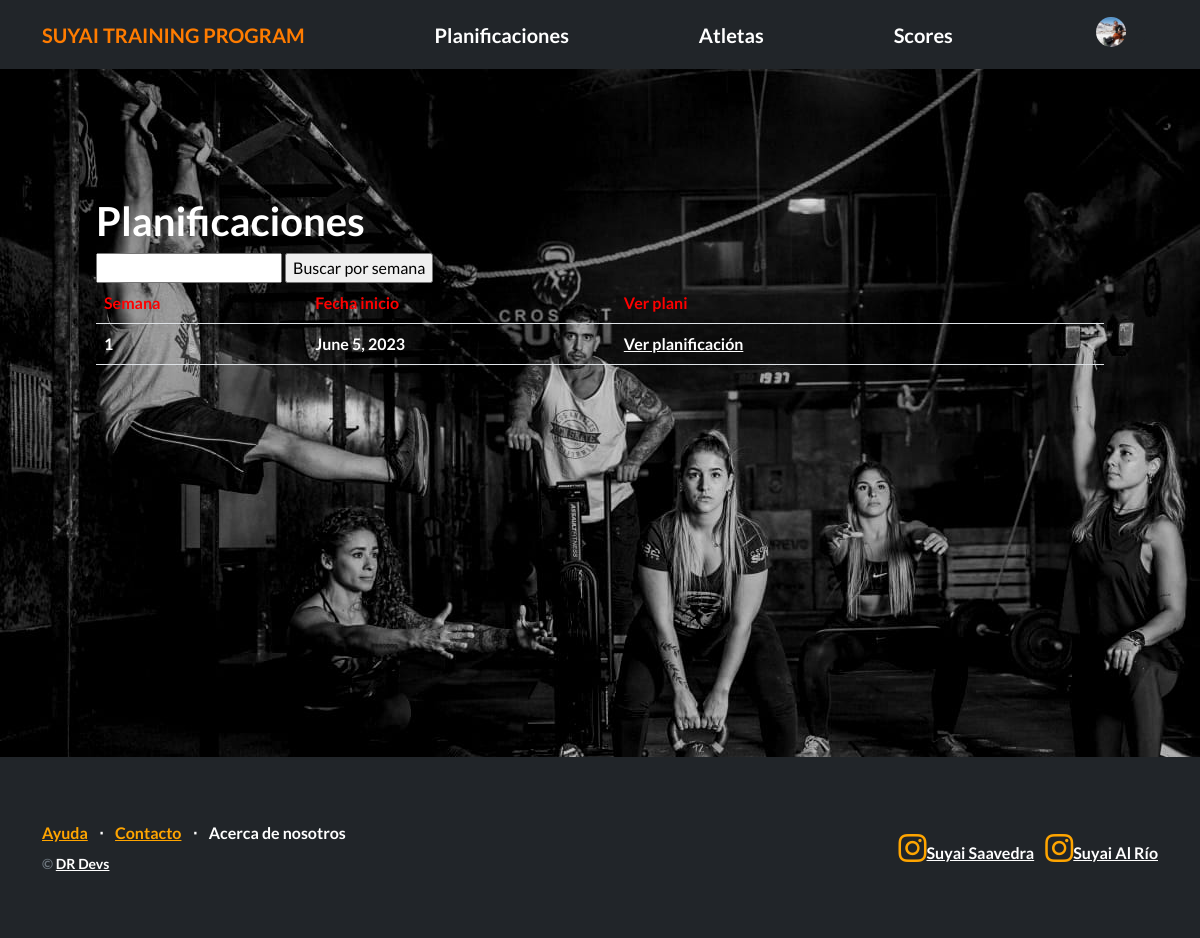
The app's page /atletas/listar_planificaciones/ (signed in), older data.
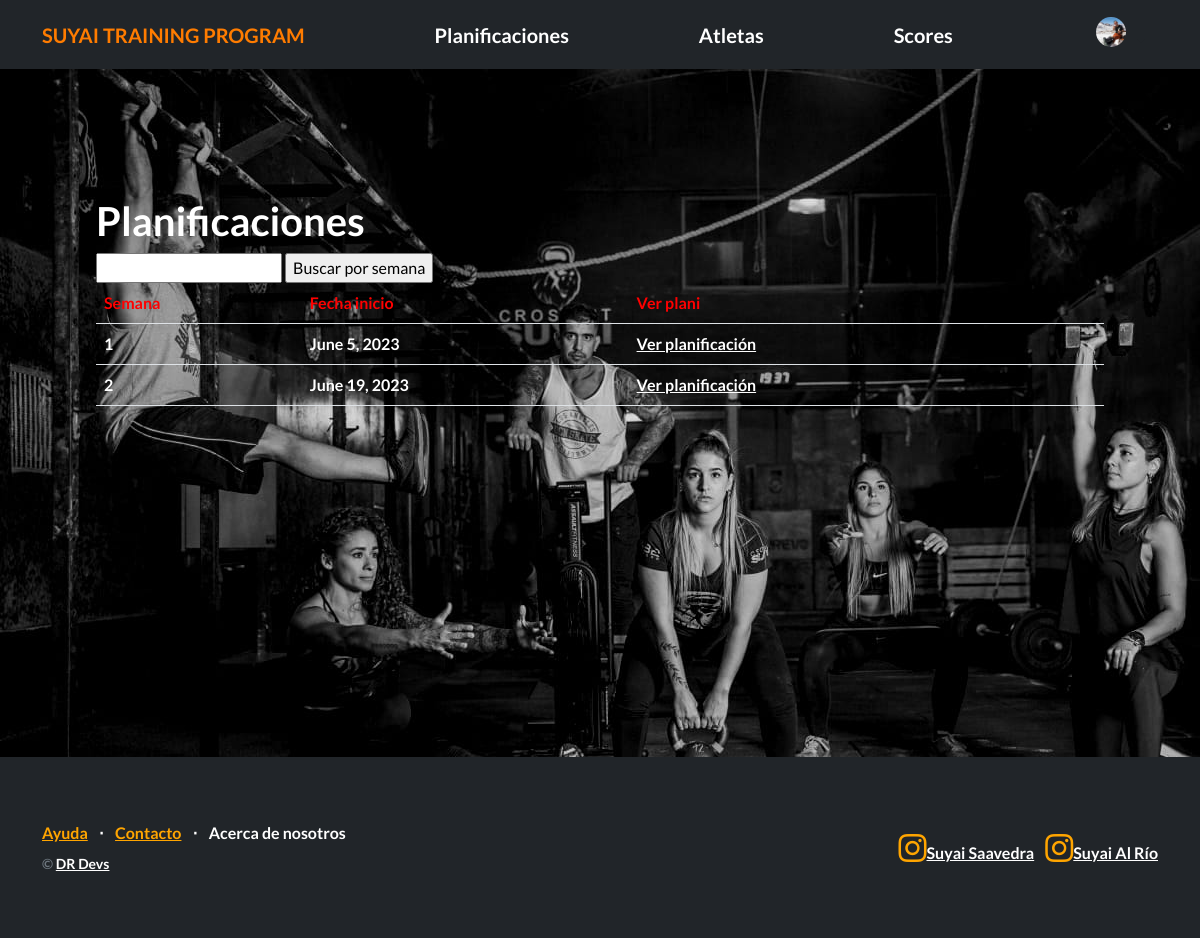
The same page, newer data.
### Atletas/models.py (models this page shows, shortened)
class Planificaciones(models.Model):
    fecha_inicio = models.DateField()
    numero_semana = models.IntegerField()
    imagen_planificacion = models.ImageField(upload_to='planificaciones/')
    comentario = models.CharField(max_length=255)

### Atletas/views.py (the view)
# urls.py: path("listar_planificaciones/", PlanificacionesListView.as_view(), name="listar_planis"),
class PlanificacionesListView(ListView):
    model = Planificaciones
    template_name = 'Atletas/listar_planis.html'
    login_url = 'login'

### Atletas/templates/Atletas/listar_planis.html (shortened to what this page needs)
{% extends "Planificaciones/base.html" %}
{% block contenido %}
<section>
    <div>
      <h1>Planificaciones</h1>
      <form action="{% url 'buscar_plani' %}" method="get">
        <input type="text" name="q">
        <input type="submit" value="Buscar por semana">
      </form>
      <table class="table">
        <tbody>
          <tr>
            <th style="color:red">Semana</th>
            <th style="color:red">Fecha inicio</th>
            <th style="color:red"> Ver plani</th>
            <th style="color:red"></th>
            <th></th>
          </tr>
          {% for planificacion in object_list %}
          <tr>
            <td style="color:white">{{ planificacion.numero_semana }}</td>
            <td style="color:white">{{ planificacion.fecha_inicio }}</td>
            <td>
                <a href="{% url 'ver_plani' pk=planificacion.id %}">Ver planificación</a>
            </td>
            <td>
            </td>
            <td>
            </td>
          </tr>
          {% empty %}
          <tr>
            <td style="color:red" colspan="5">No hay resultados para la búsqueda.</td>
          </tr>
          {% endfor %}
        </tbody>
      </table>
    </div>
  </section>
{% endblock contenido %}

Row changes from the older to the newer data that the page shows:
added Planificaciones: numero_semana "2", fecha_inicio "June 19, 2023"
